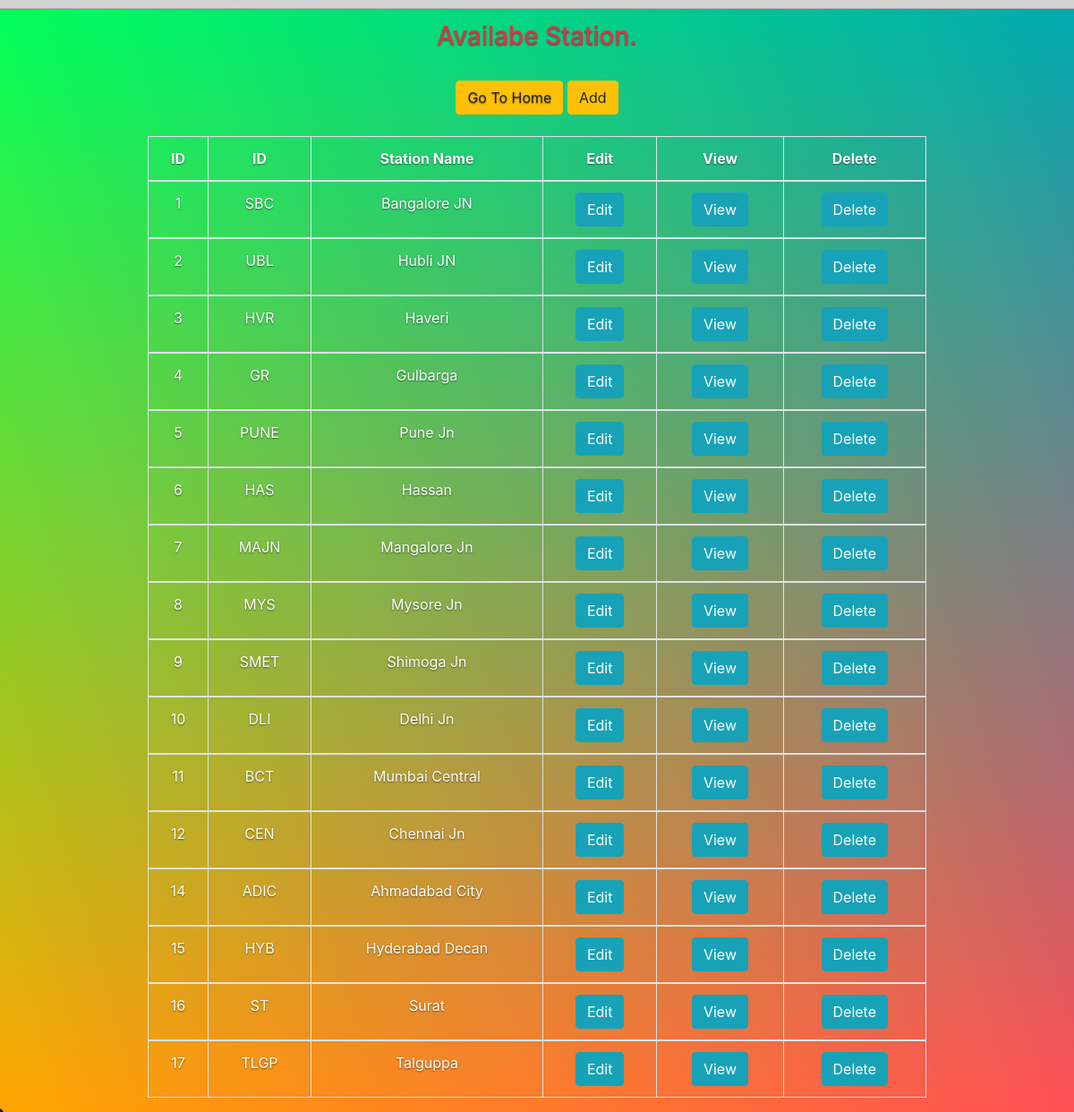
Screenshot of /add_station.php with the database file from the repository.
### tables this page shows
CREATE TABLE `station` (
  `id` int(11) NOT NULL,
  `sid` varchar(5) NOT NULL,
  `sname` varchar(256) DEFAULT NULL
);

### add_station.php (the view, shortened to what this page needs)
<?php
 $connect = mysqli_connect("localhost", "root", "", "collegedb");
 $query = "SELECT * FROM station ORDER BY id ASC";
 $result = mysqli_query($connect, $query);
 ?>
 <!DOCTYPE html>
 <html>
      <head>
    <link rel="stylesheet" href="https://maxcdn.bootstrapcdn.com/bootstrap/4.0.0-beta.2/css/bootstrap.min.css">
    <link rel="stylesheet" type="text/css" href="css/style.css">
      </head>
      <body>
           <div class="container" style="width:900px";>
            <br/>
                <h3 align="center" class="header text-danger">Availabe Station.</h3>
                <br />
                <div  class="table-responsive">
                     <div align="center">
                          <a href = "home_admin.php" class="btn btn-warning red">Go To Home</a>
                          <button type="button" name="add" id="add" data-toggle="modal" data-target="#add_data_Modal" class="btn btn-warning">Add</button>
                     </div>
                     <br />
                     <div  id="station_table" >
                          <table  class="table table-bordered">
                               <thead>
                                    <th>ID</th>
                                    <th>ID</th>
                                    <th>Station Name</th>
                                    <th>Edit</th>
                                    <th>View</th>
                                    <th>Delete</th>
                               </thead>
                               <?php
                               while($row = mysqli_fetch_array($result))
                               {
                               ?>
                               <tbody>
                                    <td><?php echo $row["id"]; ?></td>
                                    <td><?php echo $row["sid"]; ?></td>
                                    <td><?php echo $row["sname"]; ?></td>
                                    <td><input type="button" name="edit" value="Edit" id="<?php echo $row["id"]; ?>" class="btn btn-info edit_data" /></td>
                                    <td><input type="button" name="view" value="View" id="<?php echo $row["id"]; ?>" class="btn btn-info view_data" /></td>
                                    <td><input type="button" name="delete" value="Delete" id="<?php echo $row["id"]; ?>" class="btn btn-info delete_data" /></td>
                               </tbody>
                               <?php
                               }
                               ?>
                          </table>
                     </div>
                </div>
           </div>
      </body>
 </html>

### css/style.css (style rules this page uses)
a, a:focus, a:hover { color: #fff; }
html, body { height: 100%; background-color: #333; }
body { color: #fff; text-align: center; text-shadow: 0 .05rem .1rem rgba(0,0,0,.5); }

### add_station.php (style rules this page uses)
body { background-image: url(img/gdnt.png); -webkit-background-size: cover; -moz-background-size: cover; -o-background-size: cover; background-size: cover; }

### rows the page displays
station: id "1", sid "SBC", sname "Bangalore JN"
station: id "2", sid "UBL", sname "Hubli JN"
station: id "3", sid "HVR", sname "Haveri"
station: id "4", sid "GR", sname "Gulbarga"
station: id "5", sid "PUNE", sname "Pune Jn"
station: id "6", sid "HAS", sname "Hassan"
station: id "7", sid "MAJN", sname "Mangalore Jn"
station: id "8", sid "MYS", sname "Mysore Jn"
station: id "9", sid "SMET", sname "Shimoga Jn"
station: id "10", sid "DLI", sname "Delhi Jn"
station: id "11", sid "BCT", sname "Mumbai Central"
station: id "12", sid "CEN", sname "Chennai Jn"
station: id "14", sid "ADIC", sname "Ahmadabad City"
station: id "15", sid "HYB", sname "Hyderabad Decan"
station: id "16", sid "ST", sname "Surat"
station: id "17", sid "TLGP", sname "Talguppa"
